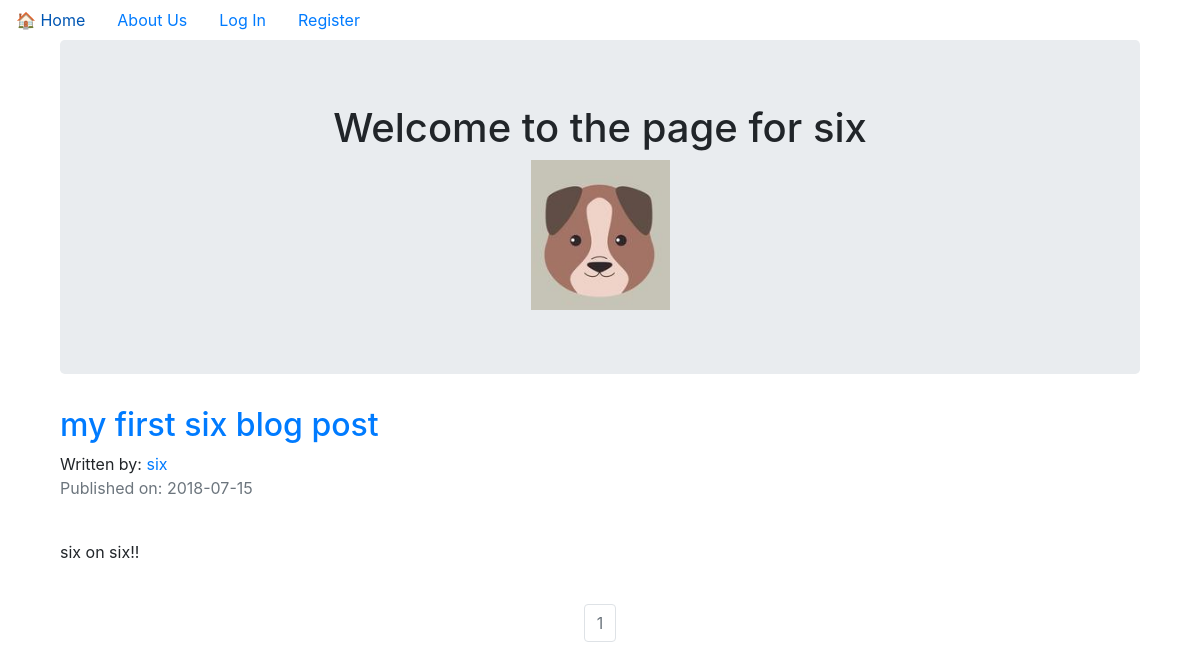
Before: /six with the older database file.
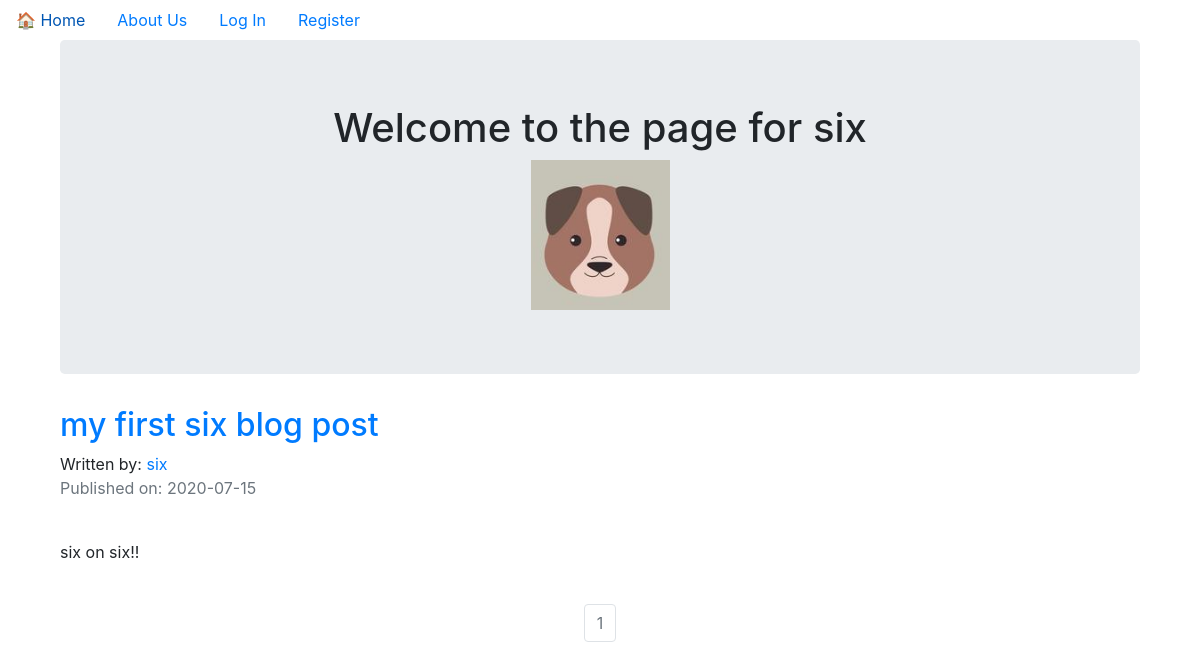
After: the same page with the newer database file.
### puppycompanyblog/models.py (models this page shows, shortened)
class BlogPost(db.Model):
    users = db.relationship(User)
    id = db.Column(db.Integer, primary_key=True)
    user_id = db.Column(db.Integer, db.ForeignKey('users.id'), nullable=False)
    date = db.Column(db.DateTime, nullable=False, default=datetime.utcnow)
    title = db.Column(db.String(140), nullable=False)
    text = db.Column(db.Text, nullable=False)

class User(db.Model, UserMixin):
    __tablename__ = 'users'
    id = db.Column(db.Integer, primary_key = True)
    profile_image = db.Column(db.String(20), nullable=False, default='default_profile.png')
    email = db.Column(db.String(64), unique=True, index=True)
    username = db.Column(db.String(64), unique=True, index=True)
    password_hash = db.Column(db.String(128))
    posts = db.relationship('BlogPost', backref='author', lazy=True)

### puppycompanyblog/users/views.py (the view)
@users.route("/<username>")
def user_posts(username):
    page = request.args.get('page', 1, type=int)
    user = User.query.filter_by(username=username).first_or_404()
    blog_posts = BlogPost.query.filter_by(author=user).order_by(BlogPost.date.desc()).paginate(page=page, per_page=5)
    return render_template('user_blog_posts.html', blog_posts=blog_posts, user=user)

### puppycompanyblog/templates/user_blog_posts.html (shortened to what this page needs)
{% extends "base.html" %}
{% block content %}
<div class="container">
  <div class="jumbotron">
    <div align='center'>
      <h1 >Welcome to the page for {{user.username}}</h1>
      <img align='center' src="{{ url_for('static', filename='profile_pics/' + user.profile_image) }}">
    </div>
  </div>
{% for post in blog_posts.items %}
          <h2><a href="{{ url_for('blog_posts.blog_post', blog_post_id=post.id) }}">{{ post.title }}</a></h2>
          Written by: <a href="{{ url_for('users.user_posts', username=post.author.username) }}">{{ post.author.username }}</a>
          <p class="text-muted">Published on: {{ post.date.strftime('%Y-%m-%d') }}</p>
          <br>
            <p>{{post.text}}</p>
          <br>
{% endfor %}
</div>
<nav aria-label="Page navigation example">
  <ul class="pagination justify-content-center">
    {% for page_num in blog_posts.iter_pages(left_edge=1, right_edge=1, left_current=1, right_current=2) %}
            {% if blog_posts.page == page_num %}
              <li class="page-item disabled">
                <a class="page-link" href="{{ url_for('users.user_posts', username=user.username, page=page_num) }}">{{ page_num }}</a></li>
            {% else %}
              <li class="page-item"><a class="page-link" href="{{ url_for('users.user_posts', username=user.username, page=page_num) }}">{{ page_num }}</a></li>
            {% endif %}
    {% endfor %}
</nav>
{% endblock content %}

Changed rows visible on the page:
changed BlogPost "my first six blog post": date "2018-07-15" → "2020-07-15"
